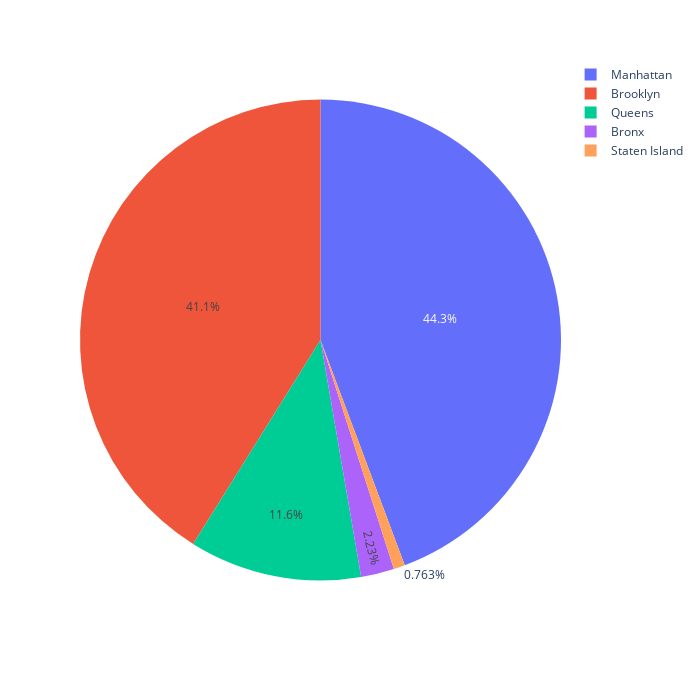

Notebook cell for this chart:
### Markdown cell above
Use plotly express to get a pie chart of the neighbourhoods

### Code cell
fig = px.pie(airbnb_drop, names = 'neighbourhood_group', height = 700, width = 700)
fig.show()

### Figure 1 — Plotly figure (JSON) as saved in the notebook; plotly's stock layout.template omitted (floating-point values rounded to 4 significant figures; data arrays with more than 128 entries replaced by an {"elided": "..."} marker saying what was removed)
{"data": [{"domain": {"x": [0, 1], "y": [0, 1]}, "hovertemplate": "neighbourhood_group=%{label}<extra></extra>", "labels": {"elided": "48895 str values"}, "legendgroup": "", "name": "", "showlegend": true, "type": "pie"}], "layout": {"height": 700, "legend": {"tracegroupgap": 0}, "margin": {"t": 60}, "width": 700}}
